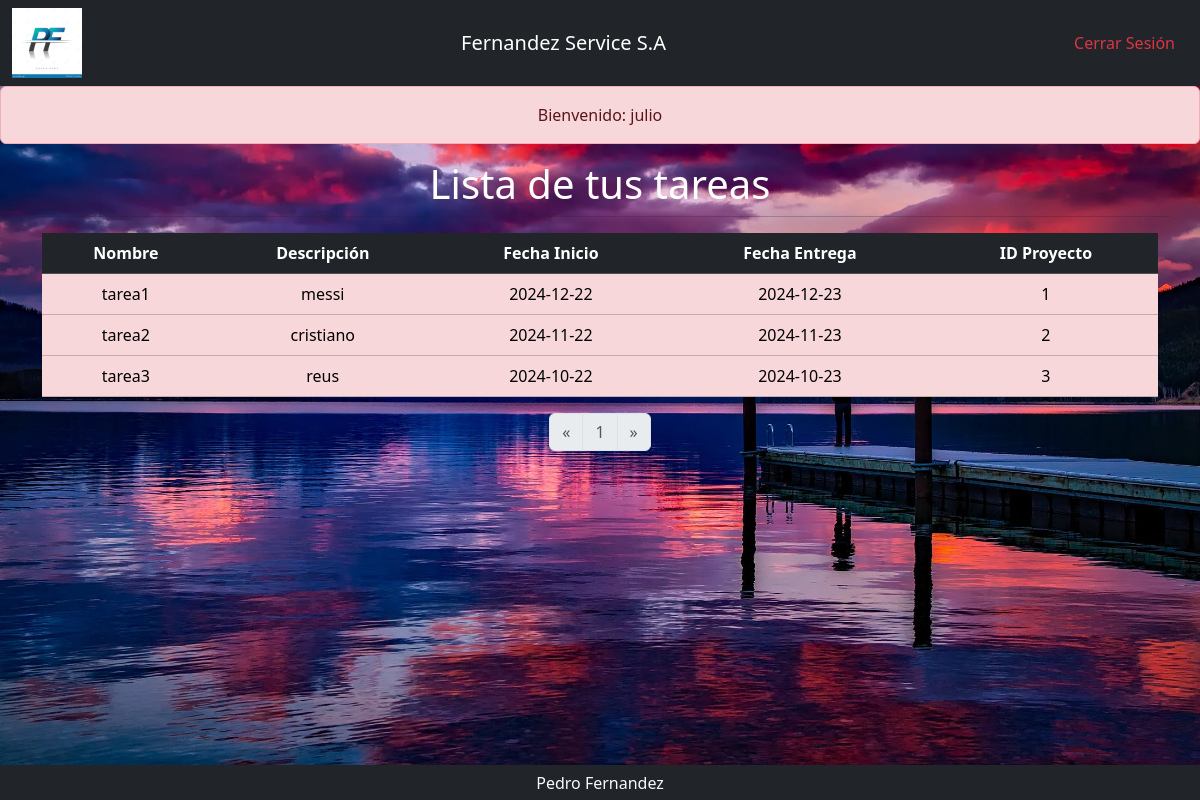
Screenshot of /indexPersonal.php (signed in) with the database file from the repository.
### tables this page shows
create table if not exists usuariosTarea (
    idUsuario varchar (50),
    idTarea int,
    primary key (idUsuario, idTarea)
);

create table if not exists tareas(
    idTarea int not null auto_increment primary key,
    nombre varchar(100),
    fechaInicio date,
    fechaEntrega date,
    descripcion varchar(100),
    idProyecto int
);

### indexPersonal.php (the view, shortened to what this page needs)
<?php
    include('plantillas/encabezado.php');
    include('modelo/funciones.php');
        ?>
        <?php
    if(isset($_COOKIE['bienvenida_msg'])) {
        echo '<div class="alert alert-danger text-center" role="alert">' . $_COOKIE['bienvenida_msg'] . '</div>';
    }
    $productosPorPagina = 5;
    if (isset($_GET['pagina'])){
        $pagina = $_GET['pagina'];
    } else {
        $pagina =1;
    }
    $sql = "SELECT a.idTarea,a.nombre as nombre,
                   a.descripcion as descripcion,
                   a.fechaInicio as fechaInicio,
                   a.fechaEntrega as fechaEntrega,
                   a.idProyecto as idProyecto,
                   b.idUsuario as idUsuario
     FROM tareas a ,usuariosTarea b WHERE a.idTarea = b.idTarea AND b.idUsuario = '".$_SESSION['inicioSesion']."'
     LIMIT " .(($pagina - 1)* $productosPorPagina).",".$productosPorPagina;
    $resultado=$conexion->query($sql);
    $sql= "SELECT count(*) as numero_l FROM tareas";
    $resulMaximo=$conexion->query($sql);
    $maximoElementos=$resulMaximo->fetch(PDO::FETCH_ASSOC)['numero_l'];
?>
 <div class="container">
        <div class="row">
            <h1 style="color: white; "align="center">Lista de tus tareas</h1><hr>
            <div class="col-12">
                <table class="table">
                    <thead>
                        <tr class="table-dark text-center">
                            <th>Nombre</th>
                            <th>Descripción</th>
                            <th>Fecha Inicio</th>
                            <th>Fecha Entrega</th>
                            <th>ID Proyecto</th>
                        </tr>
                    </thead>
                    <tbody>
                        <?php
                        if ($resultado->rowCount() > 0){
                            while ($fila=$resultado->fetch(PDO::FETCH_ASSOC)){
                                echo '<tr style="text-align:center">';
                                echo '<td class="table-danger center-table-danger">'.$fila['nombre'].'</td>';
                                echo '<td class="table-danger center-table-danger">'.$fila['descripcion'].'</td>';
                                echo '<td class="table-danger center-table-danger">'.$fila['fechaInicio'].'</td>';
                                echo '<td class="table-danger center-table-danger">'.$fila['fechaEntrega'].'</td>';
                                echo '<td class="table-danger center-table-danger">'.$fila['idProyecto'].'</td>';
                                echo '</tr>';
                            }
                        }
                        ?>
                    </tbody>
                </table>
                <?php
                echo '<nav aria-label="Page navigation example">';
                echo '<ul class="pagination" style="justify-content: center;">';
                if (isset($_GET['pagina'])){
                        if ($_GET['pagina'] > 1) {
                            echo '<li class="page-item">
                                    <a class="page-link" href="indexPersonal.php?pagina='. ($_GET['pagina'] - 1) .'" arial-label="Previous>
                                        <span aria-hidden="true">&laquo;</span>
                                    </a></li>';
                        } else {
                            echo '<li class="page-item disabled">
                            <a class="page-link" href="indexPersonal.php?pagina='. ($_GET['pagina'] - 1) .'" arial-label="Previous><<
                                <span aria-hidden="true">&laquo;</span>
                            </a></li>';
                        }
                    } else {
                        echo '<li class="page-item disabled">
                            <a class="page-link" href="indexPersonal.php?pagina='. ($_GET['pagina'] - 1) .'" arial-label="Previous><<
                                <span aria-hidden="true">&laquo;</span>
                            </a></li>';
                    }
                      $cantidadPaginas=ceil($maximoElementos/5);
                      for ($i=1; $i <=$cantidadPaginas; $i++){
                        if ($_GET['pagina'] == $i) {
                            echo '<li class="page-item disabled"><a class="page-link" href="indexPersonal.php?pagina='.$i.'">'.$i.'</a></li>';
                        } else {
                            echo '<li class="page-item"><a class="page-link" href="indexPersonal.php?pagina='.$i.'">'.$i.'</a></li>';;
                        }
                      }
                        if (isset($_GET['pagina'])){
                        if ((($_GET['pagina']) * $productosPorPagina) < $maximoElementos) {
                            echo '<li class="page-item">
                                    <a class="page-link" href="indexPersonal.php?pagina='. ($_GET['pagina'] + 1) .'" aria-label="Next">
                                        <span aria-hidden="true">&raquo;</span>
                                    </a></li>';
                        } else {
                            echo '<li class="page-item disabled">
                            <a class="page-link" href="indexPersonal.php?pagina='. ($_GET['pagina'] + 1) .'" aria-label="Next">
                                <span aria-hidden="true">&raquo;</span>
                            </a></li>';
                        }
                        echo '</ul>';
                        echo '</nav>';
                        } else {
                            echo '<li class="page-item">
                                    <a class="page-link" href="indexPersonal.php?pagina='. ($_GET['pagina'] + 1) .'" aria-label="Next">
                                        <span aria-hidden="true">&raquo;</span>
                                    </a></li>';
                        }
                    ?>
<?php
    include('plantillas/pie.php');
?>

### plantillas/encabezado.php (style rules this page uses)
body { background-image: url('imagenes/fondo.jpg'); background-size: cover; background-attachment: fixed; }
.center-table-danger { text-align: center; vertical-align: middle; }

### rows the page displays
usuariostarea: idTarea.nombre "tarea1", idTarea.descripcion "messi", idTarea.fechaInicio "2024-12-22", idTarea.fechaEntrega "2024-12-23", idTarea.idProyecto "1"
usuariostarea: idTarea.nombre "tarea2", idTarea.descripcion "cristiano", idTarea.fechaInicio "2024-11-22", idTarea.fechaEntrega "2024-11-23", idTarea.idProyecto "2"
usuariostarea: idTarea.nombre "tarea3", idTarea.descripcion "reus", idTarea.fechaInicio "2024-10-22", idTarea.fechaEntrega "2024-10-23", idTarea.idProyecto "3"

### other values shown
$_COOKIE['bienvenida_msg'] "Bienvenido: julio"
